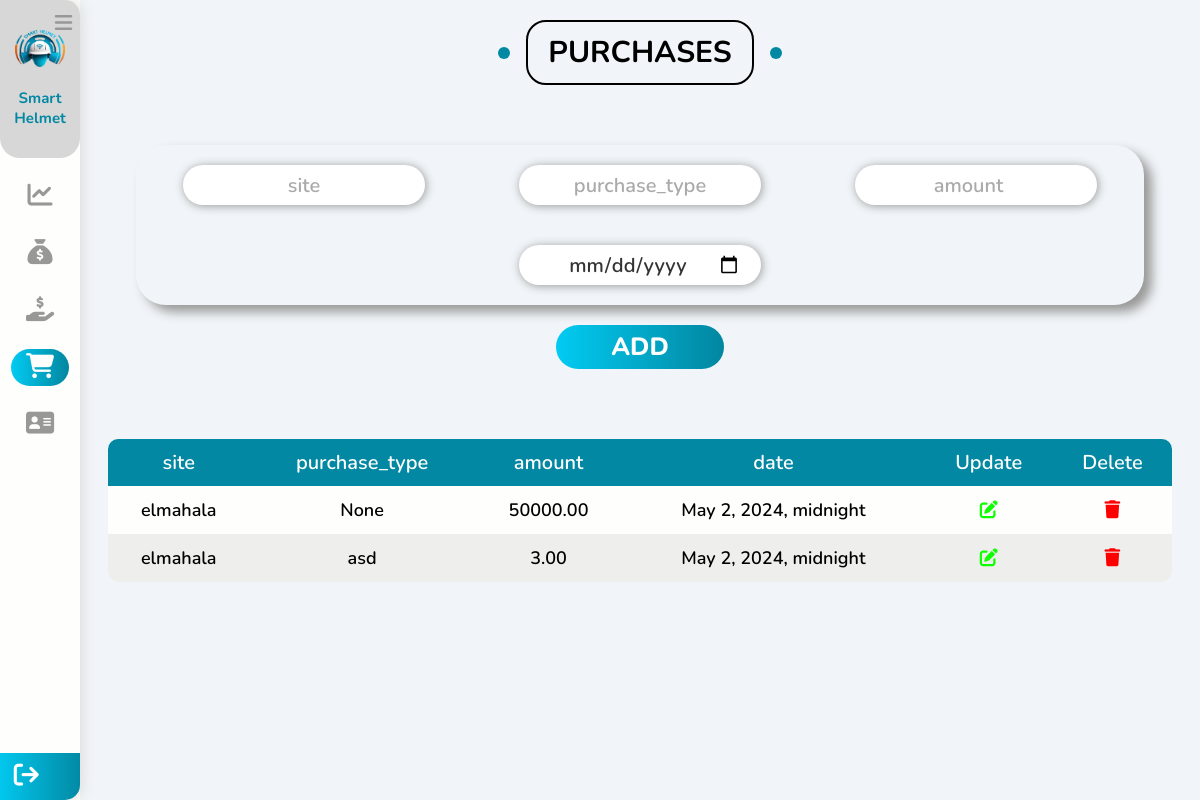
Page /management/purchases on the earlier database version.
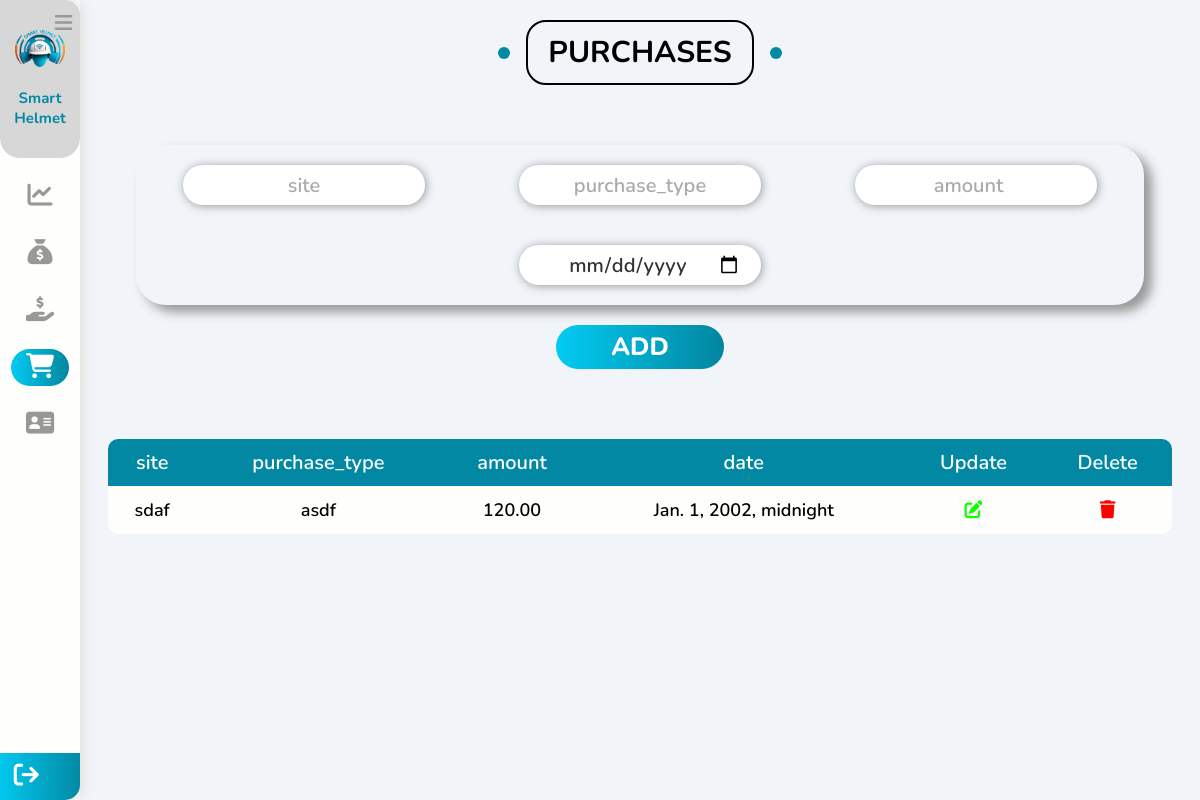
Same page on the later database version.
### management/models.py (models this page shows)
class Purchase(models.Model):
    site  = models.CharField(max_length=100, blank=True, null=True)
    date = models.DateTimeField(blank=True, null=True)
    purchase_type  = models.CharField(max_length=100, blank=True, null=True)
    amount = models.DecimalField(max_digits=15, decimal_places=2, blank=True, null=True)

### management/views.py (the view, shortened to what this page needs)
# urls.py: path('purchases',views.purchases, name='purchases' ),
def purchases(request):
    purchases = Purchase.objects.all().order_by("-date")
    context = {"purchases" : purchases}
    return render(request, "management/purchases.html", context)

### templates/management/purchases.html (shortened to what the changed rows need)
{% load static %}
<!DOCTYPE html>
<html lang="en">
<head>
    <link rel="stylesheet" href="https://cdnjs.cloudflare.com/ajax/libs/font-awesome/6.5.1/css/all.min.css" />
    <link rel="stylesheet" href=" {% static "css/main.css" %} ">
</head>
<body>
    <div class="menuBar">
        <div class="head">
            <h2>Smart Helmet</h2>
        </div>
    </div>
    <div class="mainContainer">
        <div class="container3" id="container3">
            <h2 class="main-title">PURCHASES</h2>
            <div class="down">
                <table>
                    <thead>
                        <tr>
                            <th>site</th>
                            <th>purchase_type</th>
                            <th>amount</th>
                            <th>date</th>
                            <th>Update</th>
                            <th>Delete</th>
                        </tr>
                    </thead>
                    <tbody>
                        {% for purchase in purchases  %}
                        <tr>
                            <td>{{purchase.site}}</td>
                            <td>{{purchase.purchase_type}}</td>
                            <td>{{purchase.amount}}</td>
                            <td>{{purchase.date}}</td>
                            <td><a style="text-decoration:none;" id="clickBTN" metadata = '
                                <div style="width: 100%;display: flex;justify-content: center;align-items: center;flex-direction: column;">
                                    <h2>Update section </h2>
                                    <br>
                                    <form method="POST" action="{% url "update_purchase" purchase.id %}" class="updatediv">
                                        {% csrf_token %}
                                        <div class="updateinputs">
                                            <p>site:</p>
                                            <input value="{{purchase.site}}" name="site" type="text" placeholder="site" required>
                                        </div>
                                        <div class="updateinputs">
                                            <p>purchase type:</p>
                                            <input value="{{purchase.purchase_type}}" name="purchase_type" type="text" placeholder="purchase type" required>
                                        </div>
                                        <div class="updateinputs">
                                            <p>amount:</p>
                                            <input value="{{purchase.amount}}" name="amount" type="number" placeholder="amount" required>
                                        </div>
                                        <div class="updateinputs">
                                            <p>date:</p>
                                            <input value="{{purchase.date|date:"20y-m-d"}}" name="date" type="date" placeholder="date" required>
                                        </div>
                                        <button type="submit" name="updatePurchase" class="updatebtn">Update</button>
                                    </form>
                                    </div>
                                '><i class="fa-regular fa-pen-to-square"></i></i></a></td>
                            <td><a style="text-decoration:none;" id="clickBTN" metadata = '
                                <div style="width: 100%;display: flex;justify-content: center;align-items: center;flex-direction: column;">
                                    <h2>Are you sure you want to delete this row</h2>
                                    <br>
                                    <i class="fa-regular fa-trash-can" style="color: #ff3333;font-size: 100px;"></i>
                                    <br>
                                    <div style="width: 100%;display: flex;justify-content: center;gap: 20px;">
                                        <a class="deletebtn" href="{% url "delete_purchase" purchase.id %}">delete</a>
                                    </div>
                                </div>
                                '><i style="cursor: pointer; color:red; " class="fa-solid fa-trash"></i></a></td>
                        </tr>
                        {% endfor %}
                    </tbody>
                </table>
            </div>
        </div>
    </div>
</body>
</html>

Differences in the rows shown:
removed Purchase: site "elmahala", purchase_type "None", amount "50000.00", date "May 2, 2024, midnight"
removed Purchase: site "elmahala", purchase_type "asd", amount "3.00", date "May 2, 2024, midnight"
added Purchase: site "sdaf", purchase_type "asdf", amount "120.00", date "Jan. 1, 2002, midnight"
